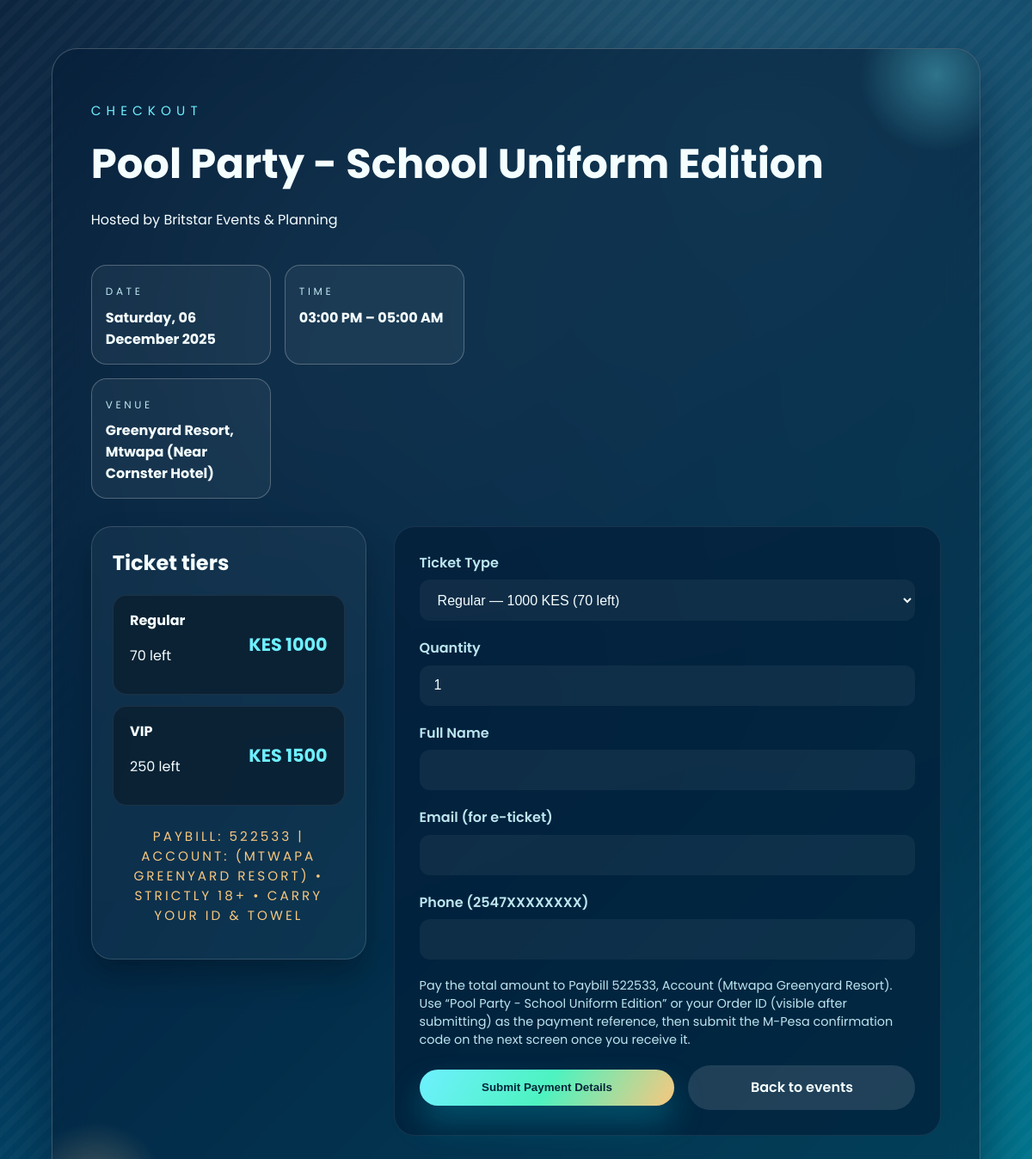
/buy/1, run on an earlier commit of the app's database.
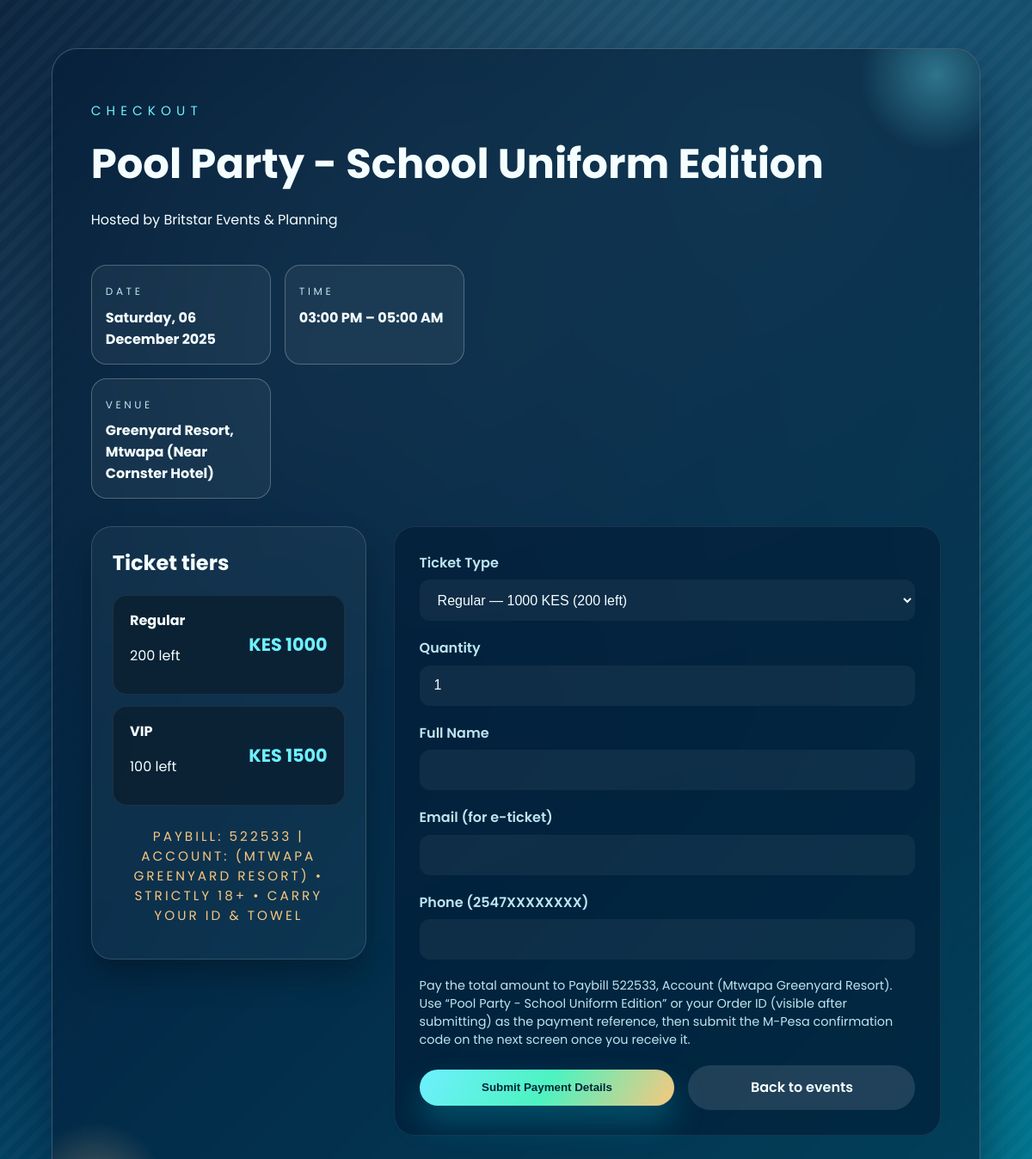
And on a later commit of the database.
### app.py (models this page shows)
class Event(db.Model):
    id = db.Column(db.Integer, primary_key=True)
    name = db.Column(db.String(150), nullable=False)
    description = db.Column(db.Text, nullable=False)
    location = db.Column(db.String(150), nullable=False)
    start_time = db.Column(db.DateTime, nullable=False)
    end_time = db.Column(db.DateTime, nullable=False)
    ticket_types = db.relationship('TicketType', backref='event', lazy=True)

class TicketType(db.Model):
    id = db.Column(db.Integer, primary_key=True)
    event_id = db.Column(db.Integer, db.ForeignKey('event.id'), nullable=False)
    name = db.Column(db.String(50), nullable=False)
    price = db.Column(db.Integer, nullable=False)  # in KES
    total_quantity = db.Column(db.Integer, nullable=False)
    sold_quantity = db.Column(db.Integer, default=0)

### app.py (the view, shortened to what this page needs)
@app.route('/buy/<int:event_id>', methods=['GET', 'POST'])
def buy(event_id):
    event = Event.query.get_or_404(event_id)
    ticket_types = event.ticket_types
    return render_template(
        'buy.html',
        event=event,
        ticket_types=ticket_types,
        paybill_number=MANUAL_PAYBILL_NUMBER,
        pay_name=MANUAL_PAY_NAME
    )

### templates/buy.html (shortened to what this page needs)
<!DOCTYPE html>
<html lang="en">
<head>
  <link rel="stylesheet" href="{{ url_for('static', filename='style.css') }}">
</head>
<body>
  <div class="page-shell">
    <div class="page-card purchase-card">
      <section class="purchase-hero">
        <div>
          <p class="poster-tag">Checkout</p>
          <h1>{{ event.name }}</h1>
          <p>{{ event.description }}</p>
        </div>
        <div class="purchase-at-a-glance">
          <div>
            <span>Date</span>
            <strong>{{ event.start_time.strftime('%A, %d %B %Y') }}</strong>
          </div>
          <div>
            <span>Time</span>
            <strong>{{ event.start_time.strftime('%I:%M %p') }} &ndash; {{ event.end_time.strftime('%I:%M %p') }}</strong>
          </div>
          <div>
            <span>Venue</span>
            <strong>{{ event.location }}</strong>
          </div>
        </div>
      </section>
      <section class="purchase-layout">
        <div class="purchase-summary">
          <h2>Ticket tiers</h2>
          {% for tt in ticket_types %}
            <div class="tier-card">
              <div>
                <strong>{{ tt.name }}</strong>
                <p>{{ tt.total_quantity - tt.sold_quantity }} left</p>
              </div>
              <div class="price">KES {{ tt.price }}</div>
            </div>
          {% endfor %}
          <p class="ticket-notice">
            Paybill: {{ paybill_number }} | Account: {{ account_number }} ({{ pay_name }}) • Strictly 18+ • Carry your ID &amp; towel
          </p>
        </div>
        <form method="post" class="form-grid purchase-form">
          <div>
            <label for="ticket_type_id">Ticket Type</label>
            <select id="ticket_type_id" name="ticket_type_id" required>
              {% for tt in ticket_types %}
                <option value="{{ tt.id }}">
                  {{ tt.name }} &mdash; {{ tt.price }} KES
                </option>
              {% endfor %}
            </select>
          </div>
          <div>
            <label for="quantity">Quantity</label>
            <input id="quantity" type="number" name="quantity" value="1" min="1" required>
          </div>
          <div>
            <label for="name">Full Name</label>
            <input id="name" type="text" name="name" required>
          </div>
          <div>
            <label for="email">Email (for e-ticket)</label>
            <input id="email" type="email" name="email" required>
          </div>
          <div>
            <label for="phone">Phone (2547XXXXXXXX)</label>
            <input id="phone" type="text" name="phone" required>
          </div>
          <p class="purchase-note">
            Pay the total amount to Paybill {{ paybill_number }}, Account {{ account_number }} ({{ pay_name }}).
            Use “{{ event.name }}” or your Order ID (visible after submitting) as the payment reference, then submit the M-Pesa confirmation code on the next screen once you receive it.
          </p>
          <div class="purchase-actions">
            <button class="btn" type="submit">Submit Payment Details</button>
            <a class="button-link btn-secondary" href="{{ url_for('events') }}">Back to events</a>
          </div>
        </form>
      </section>
    </div>
  </div>
</body>
</html>

What changed in the data, as far as the page shows it:
changed TicketType "Regular": tt.total_quantity-tt.sold_quantity "70" → "200"
changed TicketType "VIP": tt.total_quantity-tt.sold_quantity "250" → "100"
Also different on the page:
form field ticket_type_id: "Regular — 1000 KES (70 left)" → "Regular — 1000 KES (200 left)"
